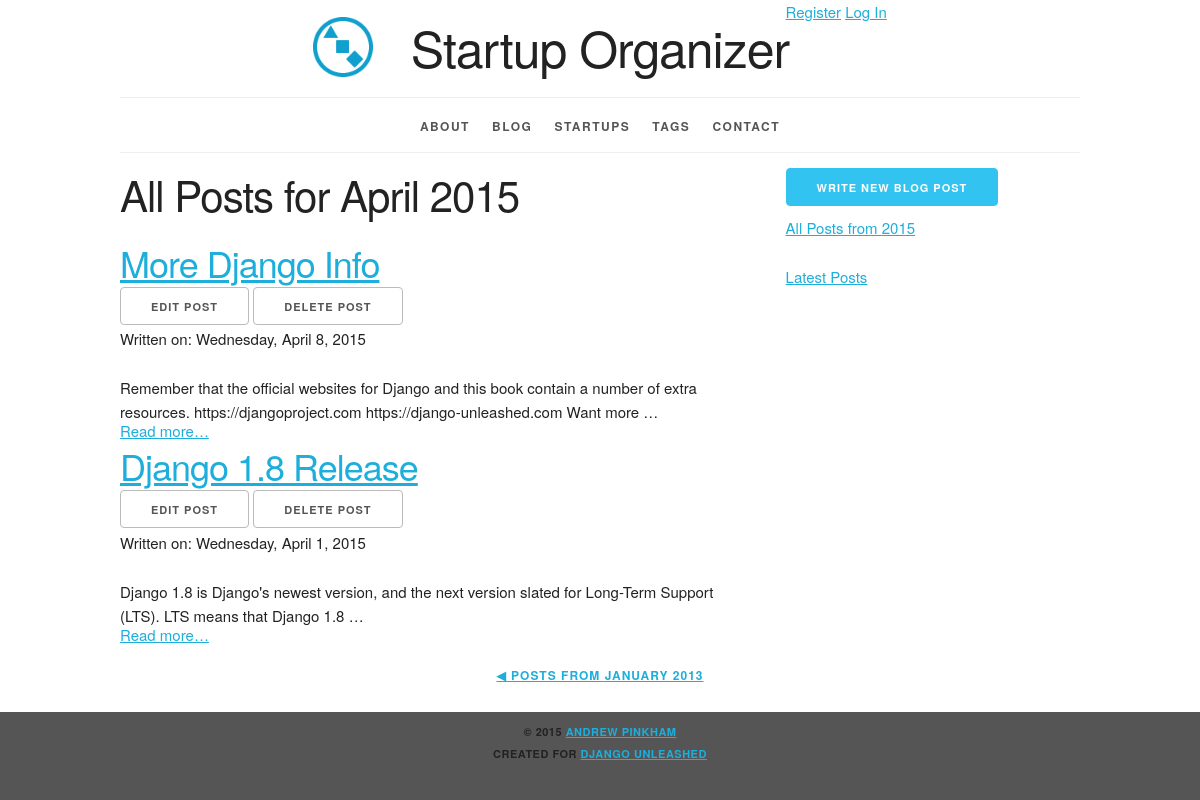
Screenshot of /blog/2015/4/ with the database file from the repository.
### blog/models.py (models this page shows, shortened)
class Post(models.Model):
    title = models.CharField(max_length=63)
    slug = models.SlugField(
        max_length=63,
        help_text='A label for URL config',
        unique_for_month='pub_date')
    author = models.ForeignKey(
        settings.AUTH_USER_MODEL,
        related_name='blog_posts')
    text = models.TextField()
    pub_date = models.DateField(
        'date published',
        auto_now_add=True)
    tags = models.ManyToManyField(
        Tag,
        blank=True,
        related_name='blog_posts')
    startups = models.ManyToManyField(
        Startup,
        blank=True,
        related_name='blog_posts')
    objects = PostManager()
    class Meta:
        verbose_name = 'blog post'
        ordering = ['-pub_date', 'title']
        get_latest_by = 'pub_date'
        permissions = (
            ("view_future_post",
             "Can view unpublished Post"),
        )
    def get_absolute_url(self):
        return reverse(
            'blog_post_detail',
            kwargs={'year': self.pub_date.year,
                    'month': self.pub_date.month,
                    'slug': self.slug})
    def get_delete_url(self):
        return reverse(
            'blog_post_delete',
            kwargs={'year': self.pub_date.year,
                    'month': self.pub_date.month,
                    'slug': self.slug})
    def get_update_url(self):
        return reverse(
            'blog_post_update',
            kwargs={'year': self.pub_date.year,
                    'month': self.pub_date.month,
                    'slug': self.slug})
    def natural_key(self):
        return (
            self.pub_date,
            self.slug)
    natural_key.dependencies = [
        'organizer.startup',
        'organizer.tag',
        'user.user',
    ]

### blog/views.py (the view)
class PostArchiveMonth(
        AllowFuturePermissionMixin,
        MonthArchiveView):
    model = Post
    date_field = 'pub_date'
    month_format = '%m'

### blog/utils.py (called while the page is built)
    def get_allow_future(self):
        return self.request.user.has_perm(
            'blog.view_future_post')

### blog/templates/blog/post_archive_month.html (shortened to what this page needs)
{% extends parent_template|default:"blog/base_blog.html" %}
{% block content %}
<div class="row">
  <div class="eight columns">
    <h2>All Posts for {{ month|date:"F Y" }}</h2>
    {% for post in post_list %}
      <article class="list-item">
        <header>
          <h3>
            <a href="{{ post.get_absolute_url }}">
              {{ post.title|title }}
          </a></h3>
            <ul class="inline">
                <li>
                  <a
                      href="{{ post.get_update_url }}"
                      class="button">
                    Edit Post</a></li>
                <li>
                  <a
                      href="{{ post.get_delete_url }}"
                      class="button">
                    Delete Post</a></li>
            </ul>
          <p>
            Written on:
            <time datetime="{{ post.pub_date|date:"Y-m-d" }}">
              {{ post.pub_date|date:"l, F j, Y" }}
            </time>
          </p>
        </header>
        <p>{{ post.text|truncatewords:20 }}</p>
        <p class="read-more">
          <a href="{{ post.get_absolute_url }}">
              Read more…</a></p>
      </article>
    {% endfor %}
  </div>
  <div class="desktop four columns">
      <a
        href="{% url 'blog_post_create' %}"
        class="button button-primary">
      Write New Blog Post</a>
    <p><a href="{% url 'blog_post_archive_year' month|date:"Y" %}">
      All Posts from {{ month|date:"Y" }}</a></p>
    <p><a href="{% url 'blog_post_list' %}">
      Latest Posts</a></p>
  </div>
</div>
<div class="row">
  <div class="twelve columns">
    <ul class="pagination">
      {% if previous_month %}
        <li>
          <a href="{% url 'blog_post_archive_month' previous_month|date:"Y" previous_month|date:"m" %}">
            ◀︎ Posts from {{ previous_month|date:"F Y" }}</a>
        </li>
      {% endif %}
    </ul>
  </div>
</div>
{% endblock %}

### static/site/skeleton.css (style rules this page uses)
.column, .columns { width: 100%; float: left; box-sizing: border-box; }
@media (min-width: 550px) { .column, .columns { margin-left: 4%; } }
@media (min-width: 550px) { .column:first-child, .columns:first-child { margin-left: 0; } }
@media (min-width: 550px) { .four.columns { width: 30.6666666667%; } }
@media (min-width: 550px) { .eight.columns { width: 65.3333333333%; } }
@media (min-width: 550px) { .twelve.columns { width: 100%; margin-left: 0; } }
html { font-size: 62.5%; }
body { font-size: 1.5em; line-height: 1.6; font-weight: 400; font-family: "Raleway", "HelveticaNeue", "Helvetica Neue", Helvetica, Arial, sans-serif; color: #222; }
h1, h2, h3, h4, h5, h6 { margin-top: 0; margin-bottom: 2rem; font-weight: 300; }
h2 { font-size: 3.6rem; line-height: 1.25; letter-spacing: -.1rem; }
h3 { font-size: 3.0rem; line-height: 1.3; letter-spacing: -.1rem; }
@media (min-width: 550px) { h2 { font-size: 4.2rem; } }
@media (min-width: 550px) { h3 { font-size: 3.6rem; } }
p { margin-top: 0; }
a { color: #1EAEDB; }
.button, button, input[type="submit"], input[type="reset"], input[type="button"] { display: inline-block; height: 38px; padding: 0 30px; color: #555; text-align: center; font-size: 11px; font-weight: 600; line-height: 38px; letter-spacing: .1rem; text-transform: uppercase; text-decoration: none; white-space: nowrap; background-color: transparent; border-radius: 4px; border: 1px solid #bbb; cursor: pointer; box-sizing: border-box; }
.button.button-primary, button.button-primary, input[type="submit"].button-primary, input[type="reset"].button-primary, input[type="button"].button-primary { color: #FFF; background-color: #33C3F0; border-color: #33C3F0; }
ul { list-style: circle inside; }
ol, ul { padding-left: 0; margin-top: 0; }
li { margin-bottom: 1rem; }
button, .button { margin-bottom: 1rem; }
pre, blockquote, dl, figure, table, p, ul, ol, form { margin-bottom: 2.5rem; }
.container:after, .row:after, .u-cf { content: ""; display: table; clear: both; }

### static/site/style.css (style rules this page uses)
.desktop { display: none; }
@media (min-width: 550px) { .desktop { display: block; } }
html { height: 100%; background-color: #555; }
body { background-color: white; }
article h3 { margin: 0; padding: 0; }
.read-more { padding: 0; margin: -2em 0 0; }
.inline { list-style-type: none; padding: 0; margin: 0 0 -0.5em; }
.inline li { display: inline; }
.pagination li { display: inline-block; padding: 0; margin: 0 1em; font-weight: 600; text-transform: uppercase; font-size: 1.2rem; letter-spacing: .10rem; }
.pagination { margin: 0; padding: 1em 0; list-style-type: none; text-align: center; }

### rows the page displays
Post: title "More Django Info", pub_date "Wednesday, April 8, 2015", text "Remember that the official websites for Django and this book contain a number of extra resources. https://djangoproject.com https://django-unleashed.com Want more …"
Post: title "Django 1.8 Release", pub_date "Wednesday, April 1, 2015", text "Django 1.8 is Django's newest version, and the next version slated for Long-Term Support (LTS). LTS means that Django 1.8 …"

### other values shown
{{ month|date:"F Y" }} "April 2015"
{{ month|date:"Y" }} "2015"
{{ previous_month|date:"F Y" }} "JANUARY 2013"
